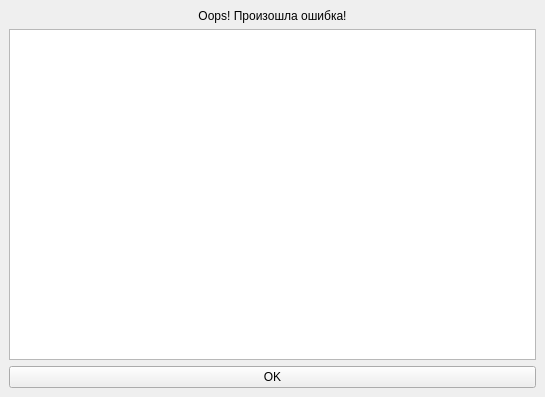
<?xml version="1.0" encoding="UTF-8"?>
<ui version="4.0">
 <class>MainWindow</class>
 <widget class="QMainWindow" name="MainWindow">
  <property name="geometry">
   <rect>
    <x>0</x>
    <y>0</y>
    <width>545</width>
    <height>397</height>
   </rect>
  </property>
  <property name="windowTitle">
   <string>MainWindow</string>
  </property>
  <widget class="QWidget" name="centralwidget">
   <layout class="QVBoxLayout" name="verticalLayout">
    <item>
     <widget class="QLabel" name="label">
      <property name="styleSheet">
       <string notr="true">font: 12pt &quot;Times New Roman&quot;;</string>
      </property>
      <property name="text">
       <string>Oops! Произошла ошибка!</string>
      </property>
      <property name="alignment">
       <set>Qt::AlignCenter</set>
      </property>
     </widget>
    </item>
    <item>
     <widget class="QPlainTextEdit" name="plainTextEdit_5"/>
    </item>
    <item>
     <widget class="QPushButton" name="pushButton">
      <property name="styleSheet">
       <string notr="true">font: 12pt &quot;Times New Roman&quot;;</string>
      </property>
      <property name="text">
       <string>OK</string>
      </property>
     </widget>
    </item>
   </layout>
  </widget>
 </widget>
 <resources/>
 <connections/>
</ui>
